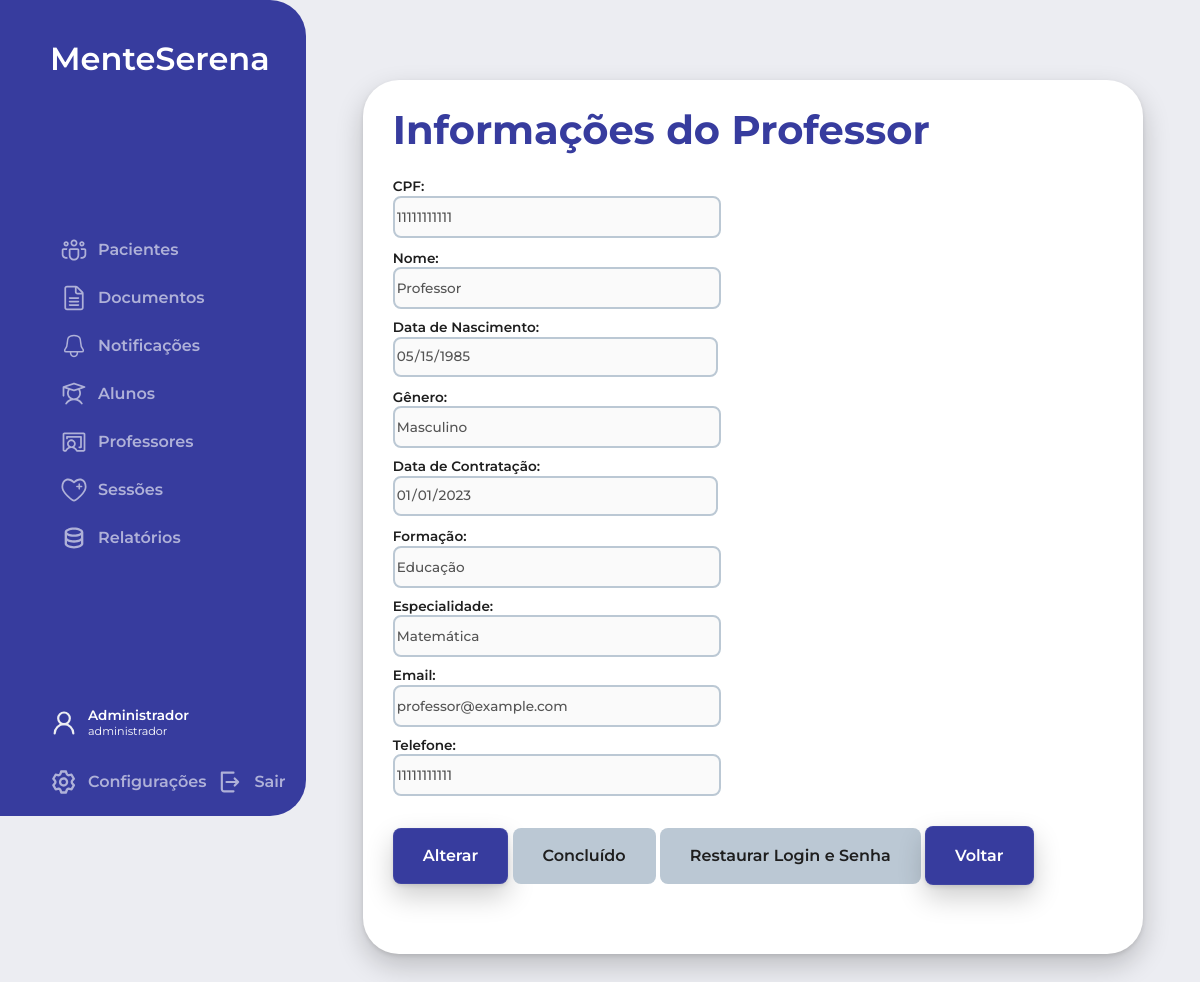
The page /php/acessarProfessores.php?id=2 (signed in) on the database its author committed.
### tables this page shows
CREATE TABLE Usuarios (
    id_usuario INT AUTO_INCREMENT PRIMARY KEY,
    cpf VARCHAR(14) NOT NULL,
    nome VARCHAR(50) NOT NULL,
    data_nascimento DATE NOT NULL,
    genero ENUM('Masculino', 'Feminino', 'Outro') NOT NULL,
    data_contratacao DATE NOT NULL,
    formacao VARCHAR(50) NOT NULL,
    tipo_usuario ENUM('aluno', 'professor', 'administrador') NOT NULL,
    especialidade VARCHAR(20),
    email VARCHAR(50) NOT NULL,
    telefone VARCHAR(15) NOT NULL,
    login VARCHAR(20) NOT NULL,
    senha VARCHAR(255) NOT NULL,
    ativo BOOLEAN NOT NULL
);

### php/acessarProfessores.php (the view, shortened to what this page needs)
<?php
include('../config.php');
$idProfessor = isset($_GET['id']) ? $_GET['id'] : '';
$queryProfessor = "SELECT * FROM Usuarios WHERE id_usuario = ? AND tipo_usuario = 'professor'";
$stmtProfessor = mysqli_prepare($conn, $queryProfessor);
mysqli_stmt_bind_param($stmtProfessor, "i", $idProfessor);
mysqli_stmt_execute($stmtProfessor);
$resultProfessor = mysqli_stmt_get_result($stmtProfessor);
$professor = mysqli_fetch_assoc($resultProfessor);
?>
<!DOCTYPE html>
<html lang="pt-br">
<head>
  <link rel="stylesheet" href="../estilo.css">
  <link rel="stylesheet" href="../css/sidebar.css">
  <link rel="stylesheet" href="../css/mainContent.css">
</head>
<body>
  <div class="body_section">
    <?php include('sidebar.php'); ?>
    <main>
      <div class="main_title"><h2>Informações do Professor</h2></div>
      <div class="content">
        <form class="main_form" action="acessarProfessores.php?id=<?php echo $idProfessor; ?>" method="post">
          <div class="form_group">
            <div class="form_input">
              <label for="cpf">CPF:</label>
              <input type="text" name="cpf" id="cpf" value="<?php echo $professor['cpf']; ?>" disabled>
            </div>
            <div class="form_input">
              <label for="nome">Nome:</label>
              <input type="text" name="nome" id="nome" value="<?php echo $professor['nome']; ?>" disabled>
            </div>
            <div class="form_input">
              <label for="data_nascimento">Data de Nascimento:</label>
              <input type="date" name="data_nascimento" id="data_nascimento" value="<?php echo $professor['data_nascimento']; ?>" disabled>
            </div>
            <div class="form_input">
              <label for="genero">Gênero:</label>
              <input type="text" name="genero" id="genero" value="<?php echo $professor['genero']; ?>" disabled>
            </div>
            <div class="form_input">
              <label for="data_contratacao">Data de Contratação:</label>
              <input type="date" name="data_contratacao" id="data_contratacao" value="<?php echo $professor['data_contratacao']; ?>" disabled>
            </div>
            <div class="form_input">
              <label for="formacao">Formação:</label>
              <input type="text" name="formacao" id="formacao" value="<?php echo $professor['formacao']; ?>" disabled>
            </div>
            <div class="form_input">
              <label for="especialidade">Especialidade:</label>
              <input type="text" name="especialidade" id="especialidade" value="<?php echo $professor['especialidade']; ?>" disabled>
            </div>
            <div class="form_input">
              <label for="email">Email:</label>
              <input type="text" name="email" id="email" value="<?php echo $professor['email']; ?>" disabled>
            </div>
            <div class="form_input">
              <label for="telefone">Telefone:</label>
              <input type="text" name="telefone" id="telefone" value="<?php echo $professor['telefone']; ?>" disabled>
            </div>
          </div>
          <div class="form_group full_width">
            <button type="button" id="alterarBtn" class="botao_azul text_button">Alterar</button>
            <button type="submit" id="concluidoBtn" class="botao_azul text_button" name="botao" value="Concluído" disabled>Concluído</button>
            <button type="submit" id="restaurarLoginBtn" class="botao_azul text_button" name="botao" value="Restaurar Login e Senha" disabled>Restaurar Login e Senha</button>
            <a href="mainContent.php?tipo=professores" class="botao_azul text_button">Voltar</a>
          </div>
        </form>
      </div>
    </main>
  </div>
</body>
</html>

### estilo.css (style rules this page uses)
:root { --primary-color: #373C9E; --darker-primary-color: #2E3385; --off-white: #ECEDF2; --white: #ffffff; --black: #1e1e1e; --light-gray: #BBC8D4; --shadow: rgba(0, 0, 0, 0.2) 0px 12px 28px 0px, rgba(0, 0, 0, 0.1) 0px 2px 4px 0px, rgba(255, 255, 255, 0.05) 0px 0px 0px 1px inset; }
body { font-family: 'Montserrat', Arial, Helvetica, sans-serif; background-color: var(--off-white); font-size: 16px; margin: 0; padding: 0; }
h1, h2, h3, h4, h5, h6, p, span, .text_button, .placeholder, .small, .caption { margin: 0; }
h2 { color: var(--black); font-size: 2.5rem; font-weight: 700; line-height: 100%; }
button { font-family: 'Montserrat', Arial, Helvetica, sans-serif; }
.text_button { color: var(--black); font-size: 1rem; font-weight: 600; line-height: 100%; }
select, input, textarea { font-family: 'Montserrat', Arial, Helvetica, sans-serif; font-size: 0.85rem; font-weight: 500; line-height: 100%; }
.botao_azul { background-color: var(--primary-color); color: var(--white); padding: 20px 30px; text-decoration: none; border-radius: 8px; box-shadow: var(--shadow); transition: all 0.3s ease; cursor: pointer; border: none; }
.botao_azul:disabled { background-color: var(--light-gray); color: var(--black); cursor: not-allowed; box-shadow: none; }
.main_form { display: flex; flex-wrap: wrap; justify-content: space-between; }
.main_form select, .main_form input, .main_form textarea { font-family: 'Montserrat', Arial, Helvetica, sans-serif; max-width: 320px; width: 100%; height: 36px; border-radius: 8px; border: 2px solid var(--light-gray); }
.main_form label { font-size: 0.85rem; font-weight: 600; line-height: 100%; color: #1e1e1e; }
.main_form .form_input { display: flex; flex-direction: column; gap: 2px; margin-bottom: 12px; }
.main_form .form_group { width: 48%; margin-bottom: 20px; }
.main_form .form_group.full_width { width: 100%; }

### css/mainContent.css (style rules this page uses)
.body_section { display: flex; flex-direction: row; flex-wrap: wrap; }
.body_section main { width: 100%; max-width: 60vw; height: auto; padding: 30px; padding-bottom: 50px; margin: 80px auto 80px; background-color: var(--white); border-radius: 36px; box-shadow: var(--shadow); display: flex; flex-direction: column; }
.body_section main .main_title h2 { color: var(--primary-color); margin: 0 0 30px; }

### rows shown on the page
usuarios: cpf "11111111111", nome "Professor", data_nascimento "05/15/1985", genero "Masculino", data_contratacao "01/01/2023", formacao "Educação", especialidade "Matemática", email "professor@example.com", telefone "11111111111"

### other values the page prints
$texto "Pacientes Documentos Notificações Alunos Professores Sessões Relatórios"
$_SESSION['nome_usuario'] "Administrador"
$_SESSION['UsuarioNivel'] "administrador"
